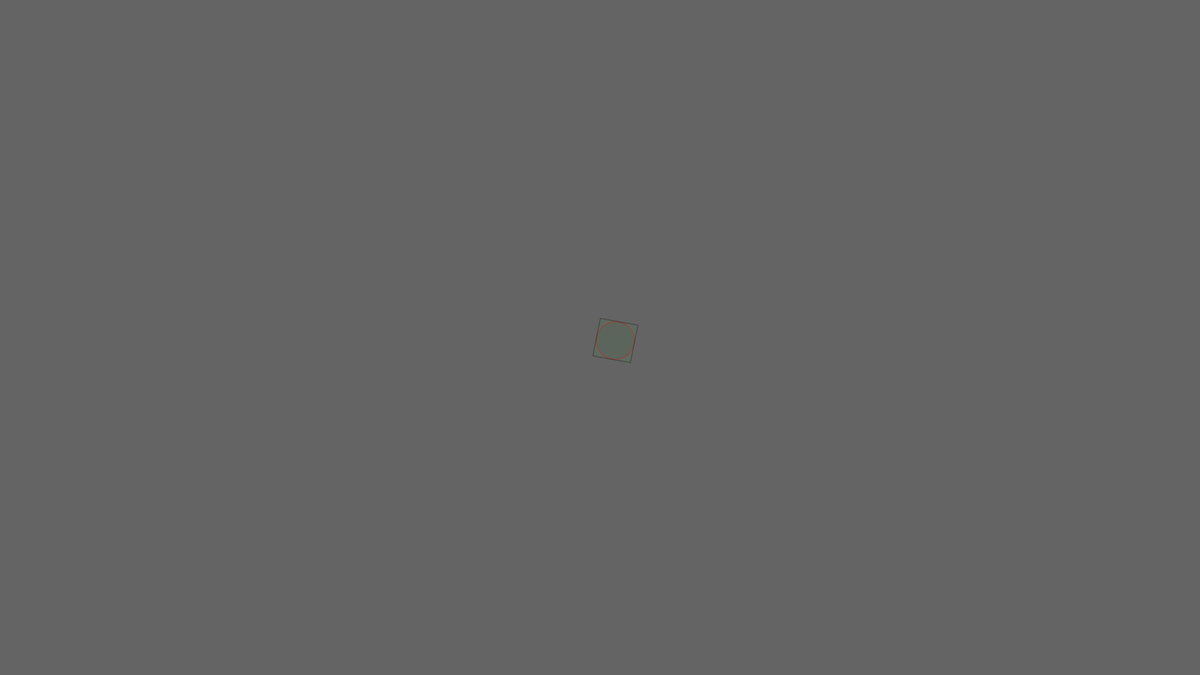
Frame 1 (no input)
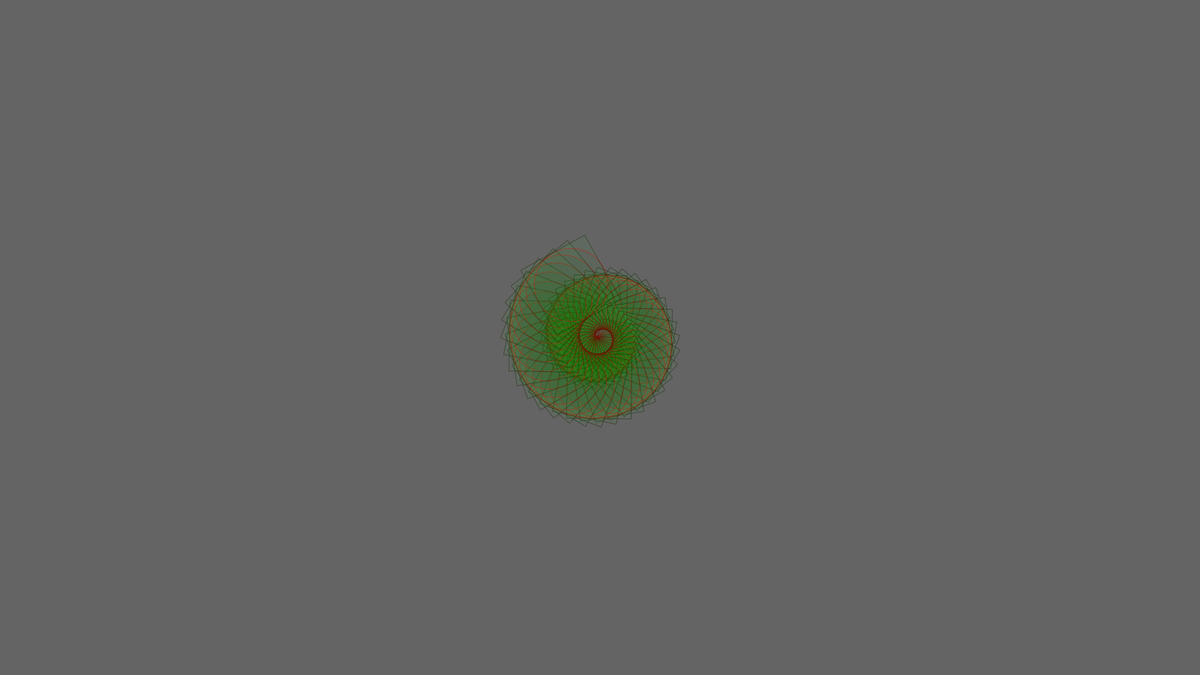
Frame 60 (the mouse pressed at the canvas centre just before this capture)
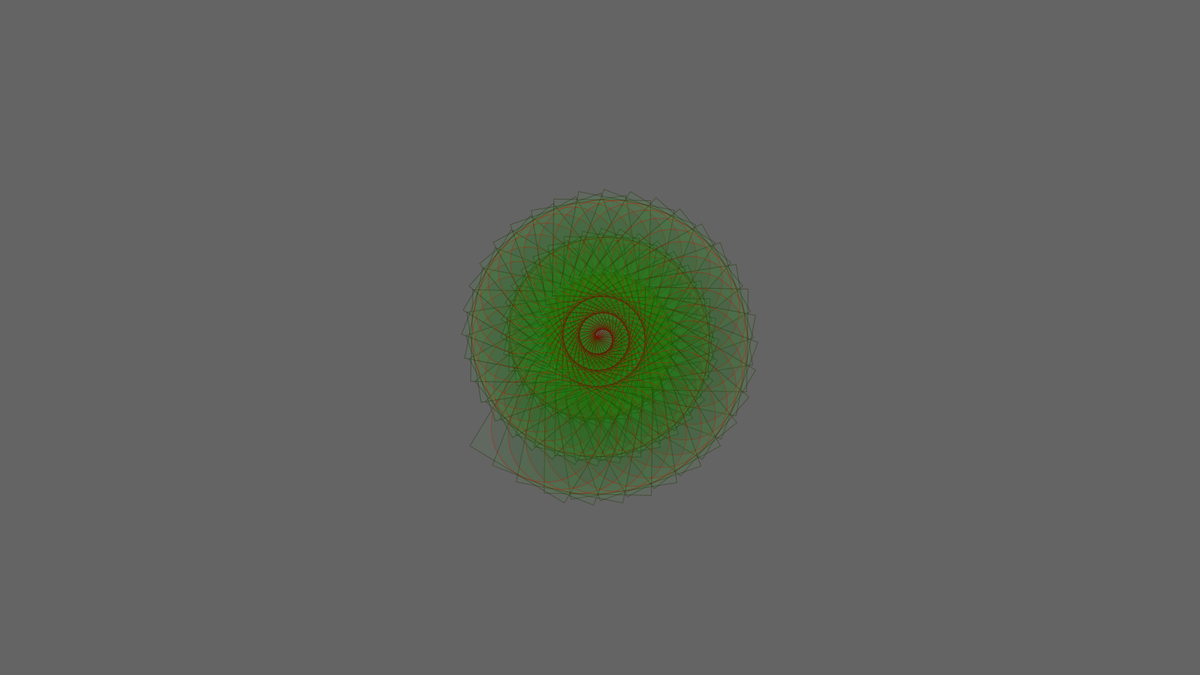
Frame 120 (the mouse held since frame 60 and released just before this capture)

The Processing sketch that drew these frames (run headless with seeded random() and noise(); from frame 60 on, the mouse is pressed at the canvas centre):

// Processing sketch: processing_131269
// ── processing_131269.pde

//Global Variables

/*-----Shape-----*/
float red_rad=50; //circle size
float green_rad=50; //circle size
float blue_rad=5; //circle size
/*-----Color Variables-----*/
/*Stroke*/
float poscol_R; // x color
float poscol_G; // y color
float poscol_B = 1; // negative x color
/*Fill*/
float fillcol_R; // x color
float fillcol_G; // y color
float fillcol_B =255; // negative x color
float p_num= 001;

float red_rotation=1;
float green_rotation=1;
float blue_rotation=1;

float red_elloc = 20;
float green_elloc = 20;
float blue_elloc = 20;


void setup()
{
  size(1600, 900); //resolution 1600x900
  background(100); //white color
  smooth(); //anti aliasing
}

void draw()
{
  //---------red circle series------------
  red_elloc++;
  red_rad = red_rad+0.8;
  red_rotation = red_rotation + 10;
  println(red_rad);
  poscol_R= map(red_rad, 0, 1080, 255, 0);
  println(red_rad);
  fillcol_R= map(red_rad, 0, 1080, 0, 255);
  fill(fillcol_R, 0, 0, 10);
  stroke(poscol_R, 0, 0, 100);
  pushMatrix();
  translate(800, 450);
  rotate(radians(red_rotation));
  ellipse( red_elloc, 0, red_rad, red_rad);
  popMatrix();
  //-------------green rectangle series------------
  green_elloc++;
  green_rad = green_rad+0.8;
  green_rotation = green_rotation + 10;
  println(green_rad);
  poscol_G= map(green_rad, 0, 900, 0, 255);
  println(green_rad);
  fillcol_G= map(green_rad, 0, 900, 255, 0);
  fill(0, fillcol_G, 0, 10);
  stroke(fillcol_R, poscol_G, 0, 100);
  pushMatrix();
  translate(800, 450);
  rotate(radians(green_rotation));
  rectMode(CENTER);
  rect( green_elloc, 0, green_rad, green_rad);
  popMatrix();
  //-----------blue ellipse series------------
  if (green_rad >= 300) {
    noFill();
    poscol_B = poscol_B+1;
    fillcol_B = fillcol_B-1;
    stroke(0, 0, poscol_B, fillcol_B);
    blue_rad = blue_rad +5;
    ellipse(800, 450, blue_rad, blue_rad);
  }
}
void mousePressed() {
  p_num=p_num+1;    //each time increases the number so the new snapshot wont delete the previous one
  save(p_num+"radial.jpg"); 
  loop();
}
